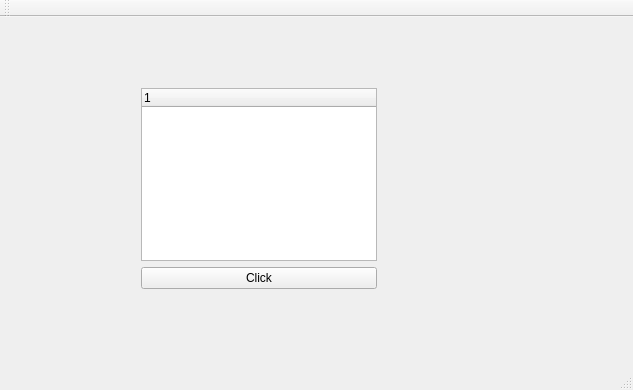
<?xml version="1.0" encoding="UTF-8"?>
<ui version="4.0">
 <class>MainWindow</class>
 <widget class="QMainWindow" name="MainWindow">
  <property name="geometry">
   <rect>
    <x>0</x>
    <y>0</y>
    <width>633</width>
    <height>390</height>
   </rect>
  </property>
  <property name="windowTitle">
   <string>MainWindow</string>
  </property>
  <widget class="QWidget" name="centralWidget">
   <widget class="QWidget" name="">
    <property name="geometry">
     <rect>
      <x>130</x>
      <y>60</y>
      <width>258</width>
      <height>223</height>
     </rect>
    </property>
    <layout class="QVBoxLayout" name="verticalLayout">
     <item>
      <widget class="QTreeWidget" name="treeWidget">
       <column>
        <property name="text">
         <string notr="true">1</string>
        </property>
       </column>
      </widget>
     </item>
     <item>
      <widget class="QPushButton" name="pushButton">
       <property name="text">
        <string>Click</string>
       </property>
      </widget>
     </item>
    </layout>
   </widget>
  </widget>
  <widget class="QMenuBar" name="menuBar">
   <property name="geometry">
    <rect>
     <x>0</x>
     <y>0</y>
     <width>633</width>
     <height>21</height>
    </rect>
   </property>
  </widget>
  <widget class="QToolBar" name="mainToolBar">
   <attribute name="toolBarArea">
    <enum>TopToolBarArea</enum>
   </attribute>
   <attribute name="toolBarBreak">
    <bool>false</bool>
   </attribute>
  </widget>
  <widget class="QStatusBar" name="statusBar"/>
 </widget>
 <layoutdefault spacing="6" margin="11"/>
 <resources/>
 <connections/>
</ui>
